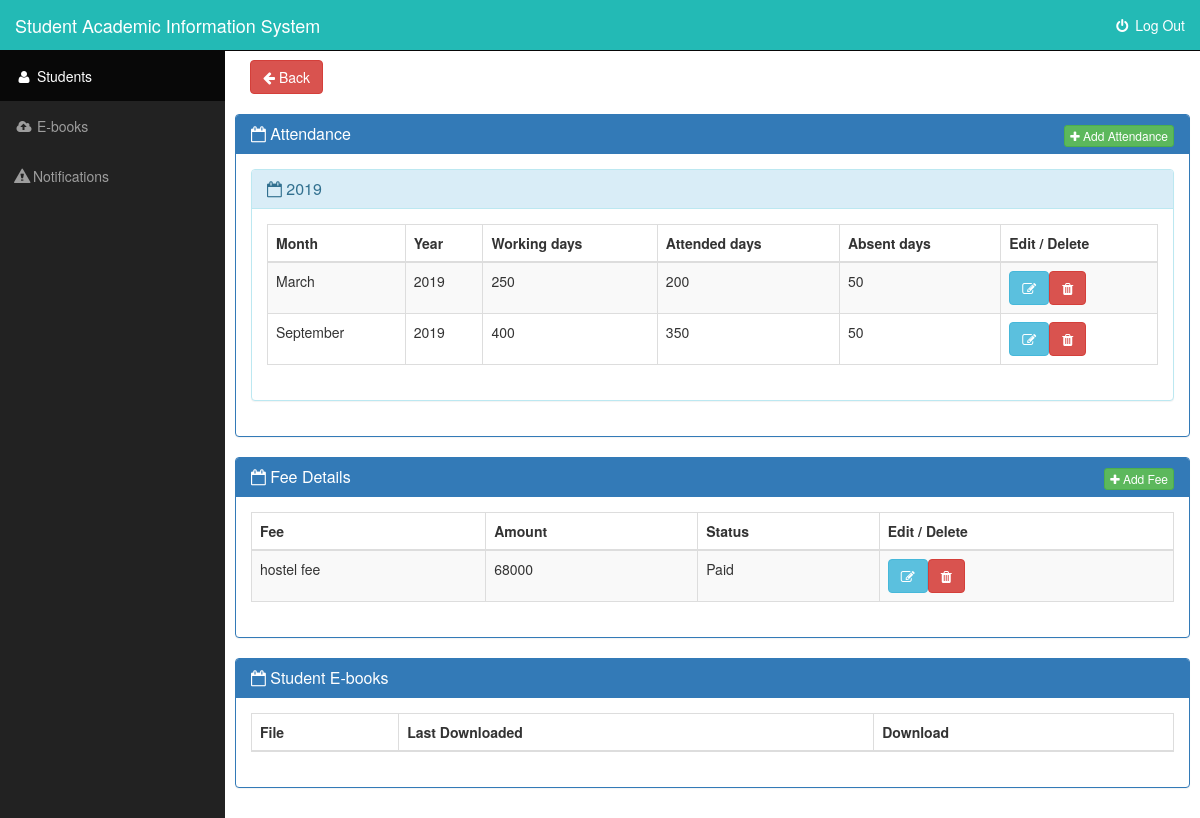
Screenshot of /admin/students_dv.php?student_id=99 with the database file from the repository.
### tables this page shows
CREATE TABLE `attendance` (
  `id` int(11) NOT NULL,
  `student_id` varchar(11) NOT NULL,
  `month` int(11) NOT NULL,
  `year` int(11) NOT NULL,
  `working_days` int(11) NOT NULL,
  `attended_days` int(11) NOT NULL
);

CREATE TABLE `fee_details` (
  `id` int(11) NOT NULL,
  `student_id` varchar(11) NOT NULL,
  `fee_description` varchar(1000) NOT NULL,
  `fee_amount` int(11) NOT NULL,
  `pay_status` int(11) NOT NULL
);

### db.php (called while the page is built, shortened)
<?php
	function db_link($link = NULL){
		static $db_link;
		if($link) $db_link = $link;
		return $db_link;
	}
	function db_fetch_assoc($res){
		switch(DATABASE){
			case 'mysqli':
				return mysqli_fetch_assoc($res);
		}
	}
	function db_num_rows($res){
		switch(DATABASE){
			case 'mysqli':
				return mysqli_num_rows($res);
		}
	}
	function db_query($query, $link = NULL){
		if(!$link) $link = db_link();
		switch(DATABASE){
			case 'mysqli':
				return mysqli_query($link, $query);
		}
	}
?>

### lib.php (called while the page is built, shortened)
<?php
function get_fee_details_id($id)
{
	$result=db_query("SELECT * FROM `fee_details` WHERE `student_id`='$id'");
	if(db_num_rows($result) > 0)
	{
		while($row=db_fetch_assoc($result))
		{
			$data[]=$row;
		}
	}
	return $data;
}
function get_distinct_year_student($student_id)
{
	$q="SELECT DISTINCT year FROM attendance WHERE student_id='".$student_id."' ORDER BY year ASC";
	$res=db_query($q);
	$data=array();
	while($row=db_fetch_assoc($res))
	{
		array_push($data,$row['year']);
	}
	return $data;
}
function get_attendance_student_year($student_id,$year)
{
	$q="SELECT * FROM attendance WHERE student_id='".$student_id."' AND year='".$year."' ORDER BY month ASC";
	$res=db_query($q);
	while($row=db_fetch_assoc($res))
	{
		$data[]=$row;
	}
	return $data;
}
?>

### admin/students_dv.php (the view, shortened to what this page needs)
<?php
include('header.php');
include('side_menu.php');
$student_id=$_REQUEST['student_id'];
$years=get_distinct_year_student($student_id);
?>
<div id="page-wrapper">
	<div class="container-fluid">
		<div class="row">
			<div class="col-md-3">
				<a class="btn btn-danger" href="students.php"><i class="fa fa-arrow-left"></i> Back</a>
			</div>
		</div>
		<br>
		<div class="row">
		<div class="panel panel-primary">
			<div class="panel-heading">
				<h3 class="panel-title"><i class="fa fa-calendar-o"></i> Attendance<button class="btn btn-success btn-xs pull-right" data-toggle="modal" data-target="#add_new_attendace"><i class="fa fa-plus"></i> Add Attendance</button></h3>
			</div>
			<div class="panel-body">
			<?php
			if(!empty($years))
			{
				foreach($years as $year)
				{
				?>
				<div class="panel panel-info">
					<div class="panel-heading">
						<h3 class="panel-title"><i class="fa fa-calendar-o"></i> <?php echo $year; ?></h3>
					</div>
					<div class="panel-body">
					<table class="table table-bordered table-striped" id="admin_att_<?php echo $year; ?>">
						<thead>
							<tr>
								<th>Month</th>
								<th>Year</th>
								<th>Working days</th>
								<th>Attended days</th>
								<th>Absent days</th>
								<th>Edit / Delete</th>
							</tr>
						</thead>
						<tbody>
						<?php
						$attendance_all_months=get_attendance_student_year($student_id,$year);
						foreach($attendance_all_months as $month_data)
						{
							$working_days=$month_data['working_days'];
							$attended_days=$month_data['attended_days'];$absent=$absent=$working_days-$attended_days;
							$jd=gregoriantojd($month_data['month'],01,$year);
							echo '<tr>';
								echo '<td>'.jdmonthname($jd,1).'</td>';
								echo '<td>'.$year.'</td>';
								echo '<td>'.$working_days.'</td>';
								echo '<td>'.$attended_days.'</td>';
								echo '<td>'.$absent.'</td>';
								echo '<td><button class="btn btn-info" name="edit_attendance" id="'.$month_data['id'].'"><i class="fa fa-edit"></i></button><button class="btn btn-danger" name="delete_attendance" id="'.$month_data['id'].'"><i class="fa fa-trash"></i></button></td>';
							echo '</tr>';
						}
						?>
						</tbody>
					</table>
					</div>
				</div>
				<?php
				}
			}
			else
			{
				?>
				<div class="alert alert-info">
					<center><h4><i class="fa fa-info-circle"></i> No Attendance Available</h4></center>
				</div>
				<?php
			}
			?>
			</div>
		</div>
		</div>
		<div class="row">
		<div class="panel panel-primary">
			<div class="panel-heading">
				<h3 class="panel-title"><i class="fa fa-calendar-o"></i> Fee Details<button class="btn btn-success btn-xs pull-right" data-toggle="modal" data-target="#add_new_fee"><i class="fa fa-plus"></i> Add Fee</button></h3>
			</div>
			<div class="panel-body">
			<table id="admin_fee_table" class="table table-bordered table-hover table-striped">
				<thead>
					<tr>
						<th>Fee</th>
						<th>Amount</th>
						<th>Status</th>
						<th>Edit / Delete</th>
					</tr>
				</thead>
				<tbody>
				<?php
				$fee_details=get_fee_details_id($student_id);
				foreach($fee_details as $fee)
				{
					echo '<tr>';
					echo '<td>'.$fee['fee_description'].'</td>';
					echo '<td>'.$fee['fee_amount'].'</td>';
					if($fee['pay_status']=='1')
						echo '<td>Paid</td>';
					else
						echo '<td>Due</td>';
					echo '<td><button class="btn btn-info" name="edit_fee" id="'.$fee['id'].'"><i class="fa fa-edit"></i></button><button class="btn btn-danger" name="delete_fee" id="'.$fee['id'].'"><i class="fa fa-trash"></i></button></td>';
					echo '</tr>';
				}
				?>
				</tbody>
			</table>
			</div>
		</div>
		</div>
		<div class="row">
		<div class="panel panel-primary">
			<div class="panel-heading">
				<h3 class="panel-title"><i class="fa fa-calendar-o"></i> Student E-books</h3>
			</div>
			<div class="panel-body">
			<table id="dttable" class="table table-bordered table-hover table-striped">
				<thead>
					<tr>
						<th>File</th>
						<th>Last Downloaded</th>
						<th>Download</th>
					</tr>
				</thead>
			</table>
			</div>
		</div>
		</div>
	</div>
</div>
<?php
   include('footer.php');
?>

### css/sb-admin.css (style rules this page uses)
body { margin-top: 100px; background-color: #F1EFED; }
@media (min-width:768px) { body { margin-top: 50px; } }
#page-wrapper { width: 100%; padding: 0; background-color: #fff; }
@media (min-width:768px) { #page-wrapper { padding: 10px; } }

### rows the page displays
attendance: month "March", year "2019", working_days "250", attended_days "200", absent "50"
attendance: month "September", year "2019", working_days "400", attended_days "350", absent "50"
fee_details: fee_description "hostel fee", fee_amount "68000", pay_status "Paid"

### other values shown
$year "2019"
